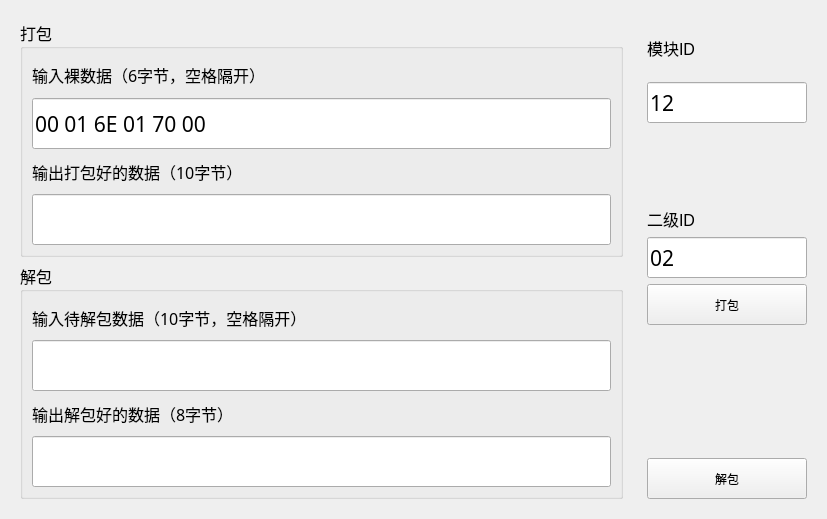
<?xml version="1.0" encoding="UTF-8"?>
<ui version="4.0">
 <class>Widget</class>
 <widget class="QWidget" name="Widget">
  <property name="geometry">
   <rect>
    <x>0</x>
    <y>0</y>
    <width>827</width>
    <height>519</height>
   </rect>
  </property>
  <property name="windowTitle">
   <string>Widget</string>
  </property>
  <layout class="QHBoxLayout" name="horizontalLayout">
   <item>
    <widget class="QWidget" name="leftWidget" native="true">
     <property name="sizePolicy">
      <sizepolicy hsizetype="Expanding" vsizetype="Expanding">
       <horstretch>0</horstretch>
       <verstretch>0</verstretch>
      </sizepolicy>
     </property>
     <property name="minimumSize">
      <size>
       <width>621</width>
       <height>491</height>
      </size>
     </property>
     <layout class="QVBoxLayout" name="verticalLayout_3">
      <item>
       <widget class="QGroupBox" name="packGroupBox">
        <property name="font">
         <font>
          <family>楷体</family>
          <pointsize>12</pointsize>
         </font>
        </property>
        <property name="title">
         <string>打包</string>
        </property>
        <layout class="QVBoxLayout" name="verticalLayout">
         <item>
          <widget class="QLabel" name="packDinLabel">
           <property name="sizePolicy">
            <sizepolicy hsizetype="Expanding" vsizetype="Expanding">
             <horstretch>0</horstretch>
             <verstretch>0</verstretch>
            </sizepolicy>
           </property>
           <property name="text">
            <string>输入裸数据（6字节，空格隔开）</string>
           </property>
          </widget>
         </item>
         <item>
          <widget class="QLineEdit" name="packDinLineEdit">
           <property name="minimumSize">
            <size>
             <width>0</width>
             <height>51</height>
            </size>
           </property>
           <property name="maximumSize">
            <size>
             <width>16777215</width>
             <height>51</height>
            </size>
           </property>
           <property name="font">
            <font>
             <pointsize>16</pointsize>
            </font>
           </property>
           <property name="text">
            <string>00 01 6E 01 70 00</string>
           </property>
          </widget>
         </item>
         <item>
          <widget class="QLabel" name="packDoutLabel">
           <property name="sizePolicy">
            <sizepolicy hsizetype="Expanding" vsizetype="Expanding">
             <horstretch>0</horstretch>
             <verstretch>0</verstretch>
            </sizepolicy>
           </property>
           <property name="text">
            <string>输出打包好的数据（10字节）</string>
           </property>
          </widget>
         </item>
         <item>
          <widget class="QLineEdit" name="packDoutLineEdit">
           <property name="minimumSize">
            <size>
             <width>0</width>
             <height>51</height>
            </size>
           </property>
           <property name="maximumSize">
            <size>
             <width>16777215</width>
             <height>51</height>
            </size>
           </property>
          </widget>
         </item>
        </layout>
       </widget>
      </item>
      <item>
       <widget class="QGroupBox" name="unpackGroupBox">
        <property name="font">
         <font>
          <family>楷体</family>
          <pointsize>12</pointsize>
         </font>
        </property>
        <property name="title">
         <string>解包</string>
        </property>
        <layout class="QVBoxLayout" name="verticalLayout_2">
         <item>
          <widget class="QLabel" name="unpackDinLabel">
           <property name="sizePolicy">
            <sizepolicy hsizetype="Expanding" vsizetype="Expanding">
             <horstretch>0</horstretch>
             <verstretch>0</verstretch>
            </sizepolicy>
           </property>
           <property name="text">
            <string>输入待解包数据（10字节，空格隔开）</string>
           </property>
          </widget>
         </item>
         <item>
          <widget class="QLineEdit" name="unpackDinLineEdit">
           <property name="minimumSize">
            <size>
             <width>0</width>
             <height>51</height>
            </size>
           </property>
           <property name="maximumSize">
            <size>
             <width>16777215</width>
             <height>51</height>
            </size>
           </property>
           <property name="font">
            <font>
             <pointsize>16</pointsize>
            </font>
           </property>
          </widget>
         </item>
         <item>
          <widget class="QLabel" name="unpackDoutLabel">
           <property name="sizePolicy">
            <sizepolicy hsizetype="Expanding" vsizetype="Expanding">
             <horstretch>0</horstretch>
             <verstretch>0</verstretch>
            </sizepolicy>
           </property>
           <property name="text">
            <string>输出解包好的数据（8字节）</string>
           </property>
          </widget>
         </item>
         <item>
          <widget class="QLineEdit" name="unpackDoutLineEdit">
           <property name="minimumSize">
            <size>
             <width>0</width>
             <height>51</height>
            </size>
           </property>
           <property name="maximumSize">
            <size>
             <width>16777215</width>
             <height>51</height>
            </size>
           </property>
          </widget>
         </item>
        </layout>
       </widget>
      </item>
     </layout>
    </widget>
   </item>
   <item>
    <widget class="QWidget" name="rightWiget" native="true">
     <property name="sizePolicy">
      <sizepolicy hsizetype="Expanding" vsizetype="Expanding">
       <horstretch>0</horstretch>
       <verstretch>0</verstretch>
      </sizepolicy>
     </property>
     <layout class="QVBoxLayout" name="verticalLayout_4">
      <item>
       <widget class="QLabel" name="modIDLabel">
        <property name="sizePolicy">
         <sizepolicy hsizetype="Expanding" vsizetype="Expanding">
          <horstretch>0</horstretch>
          <verstretch>0</verstretch>
         </sizepolicy>
        </property>
        <property name="font">
         <font>
          <pointsize>12</pointsize>
         </font>
        </property>
        <property name="text">
         <string>模块ID</string>
        </property>
       </widget>
      </item>
      <item>
       <widget class="QLineEdit" name="modIDLineEdit">
        <property name="minimumSize">
         <size>
          <width>0</width>
          <height>41</height>
         </size>
        </property>
        <property name="maximumSize">
         <size>
          <width>16777215</width>
          <height>41</height>
         </size>
        </property>
        <property name="font">
         <font>
          <family>楷体</family>
          <pointsize>16</pointsize>
         </font>
        </property>
        <property name="inputMask">
         <string/>
        </property>
        <property name="text">
         <string>12</string>
        </property>
       </widget>
      </item>
      <item>
       <spacer name="verticalSpacer_2">
        <property name="orientation">
         <enum>Qt::Vertical</enum>
        </property>
        <property name="sizeHint" stdset="0">
         <size>
          <width>20</width>
          <height>78</height>
         </size>
        </property>
       </spacer>
      </item>
      <item>
       <widget class="QLabel" name="secIDLabel">
        <property name="font">
         <font>
          <pointsize>12</pointsize>
         </font>
        </property>
        <property name="text">
         <string>二级ID</string>
        </property>
       </widget>
      </item>
      <item>
       <widget class="QLineEdit" name="secIDLineEdit">
        <property name="minimumSize">
         <size>
          <width>0</width>
          <height>41</height>
         </size>
        </property>
        <property name="maximumSize">
         <size>
          <width>16777215</width>
          <height>41</height>
         </size>
        </property>
        <property name="font">
         <font>
          <family>楷体</family>
          <pointsize>16</pointsize>
         </font>
        </property>
        <property name="inputMask">
         <string/>
        </property>
        <property name="text">
         <string>02</string>
        </property>
       </widget>
      </item>
      <item>
       <widget class="QPushButton" name="packButton">
        <property name="minimumSize">
         <size>
          <width>0</width>
          <height>41</height>
         </size>
        </property>
        <property name="maximumSize">
         <size>
          <width>16777215</width>
          <height>41</height>
         </size>
        </property>
        <property name="text">
         <string>打包</string>
        </property>
       </widget>
      </item>
      <item>
       <spacer name="verticalSpacer">
        <property name="orientation">
         <enum>Qt::Vertical</enum>
        </property>
        <property name="sizeHint" stdset="0">
         <size>
          <width>20</width>
          <height>127</height>
         </size>
        </property>
       </spacer>
      </item>
      <item>
       <widget class="QPushButton" name="unpackButton">
        <property name="minimumSize">
         <size>
          <width>0</width>
          <height>41</height>
         </size>
        </property>
        <property name="maximumSize">
         <size>
          <width>16777215</width>
          <height>41</height>
         </size>
        </property>
        <property name="text">
         <string>解包</string>
        </property>
       </widget>
      </item>
     </layout>
    </widget>
   </item>
  </layout>
 </widget>
 <resources/>
 <connections/>
</ui>
